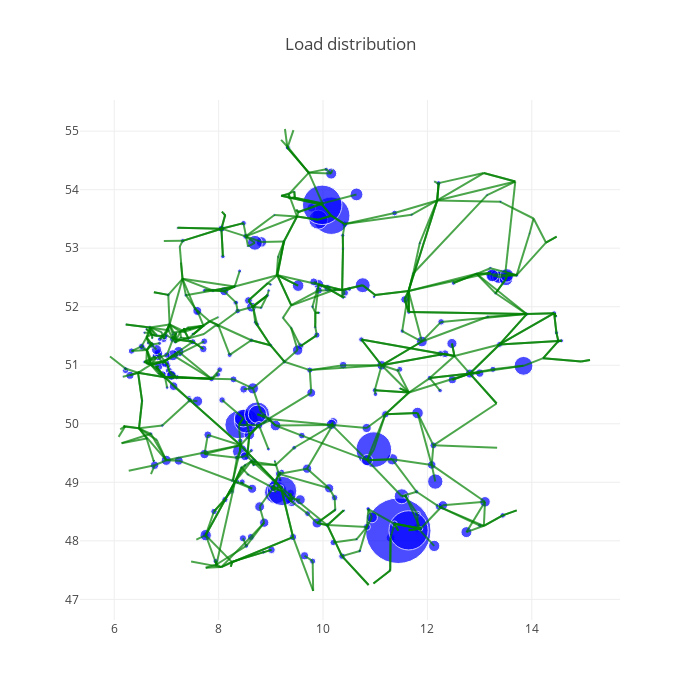

The cell this chart's notebook holds for it:
### Code cell
load_distribution = network.loads_t.p_set.loc[network.snapshots[0]].groupby(network.loads.bus).sum().reindex(network.buses.index,fill_value=0.)

fig = dict(data=[],layout=dict(width=700,height=700))

fig = network.iplot(bus_sizes=0.05*load_distribution, fig=fig,
                     bus_text='Load at bus ' + network.buses.index + ': ' + round(load_distribution).values.astype(str) + ' MW',
                     title="Load distribution",
                     line_text='Line ' + network.lines.index)
